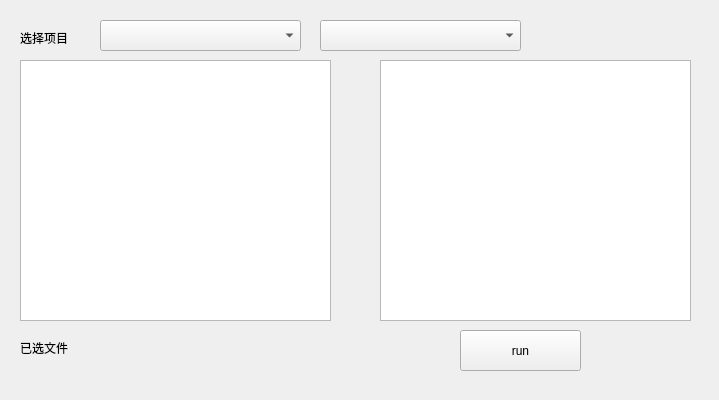
<?xml version="1.0" encoding="UTF-8"?>
<ui version="4.0">
 <class>Form</class>
 <widget class="QWidget" name="Form">
  <property name="geometry">
   <rect>
    <x>0</x>
    <y>0</y>
    <width>719</width>
    <height>400</height>
   </rect>
  </property>
  <property name="windowTitle">
   <string>Autotest</string>
  </property>
  <widget class="QPushButton" name="pushButton">
   <property name="geometry">
    <rect>
     <x>460</x>
     <y>330</y>
     <width>121</width>
     <height>41</height>
    </rect>
   </property>
   <property name="styleSheet">
    <string notr="true">font: 9pt &quot;微软雅黑&quot;;</string>
   </property>
   <property name="text">
    <string>run</string>
   </property>
  </widget>
  <widget class="QLabel" name="labela">
   <property name="geometry">
    <rect>
     <x>20</x>
     <y>340</y>
     <width>72</width>
     <height>15</height>
    </rect>
   </property>
   <property name="styleSheet">
    <string notr="true">font: 9pt &quot;微软雅黑&quot;;</string>
   </property>
   <property name="text">
    <string>已选文件</string>
   </property>
  </widget>
  <widget class="QListView" name="lv_testcase">
   <property name="geometry">
    <rect>
     <x>20</x>
     <y>60</y>
     <width>311</width>
     <height>261</height>
    </rect>
   </property>
  </widget>
  <widget class="QComboBox" name="cmbProject">
   <property name="geometry">
    <rect>
     <x>100</x>
     <y>20</y>
     <width>201</width>
     <height>31</height>
    </rect>
   </property>
   <property name="styleSheet">
    <string notr="true">font: 9pt &quot;微软雅黑&quot;;</string>
   </property>
  </widget>
  <widget class="QLabel" name="labela_2">
   <property name="geometry">
    <rect>
     <x>20</x>
     <y>30</y>
     <width>72</width>
     <height>15</height>
    </rect>
   </property>
   <property name="styleSheet">
    <string notr="true">font: 9pt &quot;微软雅黑&quot;;</string>
   </property>
   <property name="text">
    <string>选择项目</string>
   </property>
  </widget>
  <widget class="QComboBox" name="cmb_subProject">
   <property name="geometry">
    <rect>
     <x>320</x>
     <y>20</y>
     <width>201</width>
     <height>31</height>
    </rect>
   </property>
   <property name="styleSheet">
    <string notr="true">font: 9pt &quot;微软雅黑&quot;;</string>
   </property>
  </widget>
  <widget class="QListView" name="lv_testcase_2">
   <property name="geometry">
    <rect>
     <x>380</x>
     <y>60</y>
     <width>311</width>
     <height>261</height>
    </rect>
   </property>
  </widget>
 </widget>
 <resources/>
 <connections/>
</ui>
